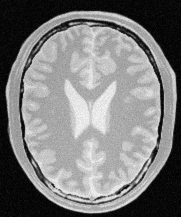
#> input picture BrainProtonDensitySlice9.png, 181 x 217 px
$ jupyter execute 'Question 2.ipynb'
#> lines starting #> are read from the running program, lines starting #| are printed output that depends on the picture; after the words box and inside, x2 and y2 are one past the last pixel; in counts of white or black regions, pixels touching at a corner belong together
[cell 1]
import cv2 as cv
import numpy as np
import matplotlib.pyplot as plt

# Load the original image (replace with your image path)
img_orig = cv.imread('BrainProtonDensitySlice9.png', cv.IMREAD_GRAYSCALE)
#> img_orig is the input picture: shape (217, 181); min 0, max 251, mean 123.7

# Create histogram of the original image
hist_orig = cv.calcHist([img_orig], [0], None, [256], [0, 256])
#> hist_orig = 256 values, max 1097 at index 7, min 0 at index 248, mean 153.4

# Create a figure with 3x2 subplots
fig, ax = plt.subplots(3, 2)

# Plot the original image and its histogram
ax[0, 0].imshow(img_orig, cmap='gray')
ax[0, 0].set_title('Original Image', fontsize=10)
ax[0, 1].plot(hist_orig)
ax[0, 1].set_title('Original Image Histogram', fontsize=10)
ax[0, 1].set_xlim([0, 256])

# Grey Matter Enhancement
c_gm = np.array([(140, 180)])  # Start and end points of grey matter

# Create the grey matter enhancement transformation
t1 = np.linspace(0, 0, c_gm[0, 0] + 1 - 0).astype('uint8')
t2 = np.linspace(255, 255, c_gm[0, 1] - c_gm[0, 0]).astype('uint8')
t3 = np.linspace(0, 0, 255 - c_gm[0, 1]).astype('uint8')
greyMatterEnhancement = np.concatenate((t1, t2), axis=0).astype('uint8')
greyMatterEnhancement = np.concatenate((greyMatterEnhancement, t3), axis=0).astype('uint8')

# Apply the grey matter enhancement
image_greymatter = cv.LUT(img_orig, greyMatterEnhancement)
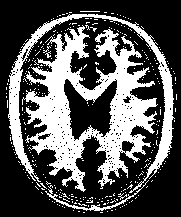
#> image_greymatter: shape (217, 181); 33.9% white; 319 white regions (314 under 20 px), largest, box (x1, y1, x2, y2) and area: (22, 25, 158, 192) 9133, (8, 14, 175, 193) 3162, (45, 180, 149, 211) 297, (118, 193, 127, 200) 21, (80, 11, 100, 12) 20

# Plot the grey matter enhancement transformation and the transformed image
ax[1, 0].plot(greyMatterEnhancement)
ax[1, 0].set_title('Grey Matter Enhancement Transformation', fontsize=10)
ax[1, 1].imshow(image_greymatter, cmap='gray')
ax[1, 1].set_title('Grey Matter Enhanced Image', fontsize=10)

# White Matter Enhancement
c_wm = np.array([(180, 250)])  # Start and end points of white matter

# Create the white matter enhancement transformation
t1_wm = np.linspace(0, 0, c_wm[0, 0] + 1 - 0).astype('uint8')
t2_wm = np.linspace(255, 255, c_wm[0, 1] - c_wm[0, 0]).astype('uint8')
t3_wm = np.linspace(0, 0, 255 - c_wm[0, 1]).astype('uint8')
whiteMatterEnhancement = np.concatenate((t1_wm, t2_wm), axis=0).astype('uint8')
whiteMatterEnhancement = np.concatenate((whiteMatterEnhancement, t3_wm), axis=0).astype('uint8')

# Apply the white matter enhancement
image_whitematter = cv.LUT(img_orig, whiteMatterEnhancement)
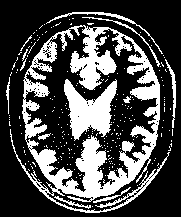
#> image_whitematter: shape (217, 181); 29.9% white; 240 white regions (227 under 20 px), largest, box (x1, y1, x2, y2) and area: (10, 25, 170, 213) 8588, (64, 79, 117, 141) 1761, (46, 12, 163, 54) 273

# Plot the white matter enhancement transformation and the transformed image
ax[2, 0].plot(whiteMatterEnhancement)
ax[2, 0].set_title('White Matter Enhancement Transformation', fontsize=10)
ax[2, 1].imshow(image_whitematter, cmap='gray')
ax[2, 1].set_title('White Matter Enhanced Image', fontsize=10)


plt.tight_layout()
plt.show()
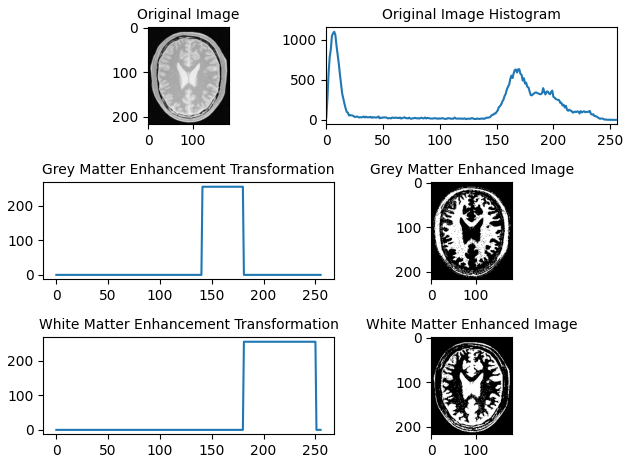
#> figure drawn by matplotlib, 6 panels; panel 2: curve peaks at x = 7, y = 1097; panel 3: curve peaks at x = 141, y = 255; panel 5: curve peaks at x = 181, y = 255
